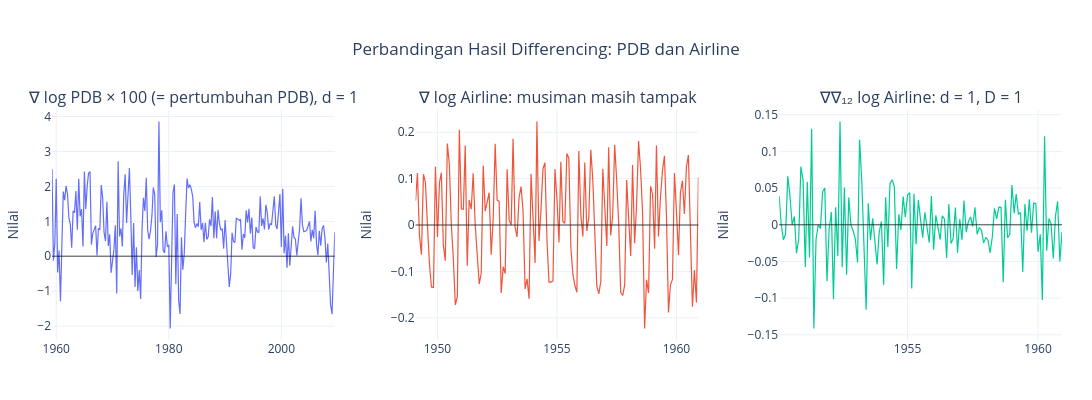

Here is the notebook cell this chart was saved with:
### Code cell
import plotly.graph_objects as go
from plotly.subplots import make_subplots

# Differencing
z_air = ly.diff().diff(12).dropna()

# Data yang divisualisasikan
data_plot = {
    '∇ log PDB × 100 (= pertumbuhan PDB), d = 1':
        log_gdp.diff().mul(100).dropna(),

    '∇ log Airline: musiman masih tampak':
        ly.diff().dropna(),

    '∇∇₁₂ log Airline: d = 1, D = 1':
        z_air
}

# Membuat subplot
fig = make_subplots(
    rows=1, cols=3,
    subplot_titles=list(data_plot.keys()),
    horizontal_spacing=0.08
)

for i, (nama, y) in enumerate(data_plot.items(), start=1):

    fig.add_trace(
        go.Scatter(
            x=y.index,
            y=y.values,
            mode='lines',
            name=nama,
            line=dict(width=1.2),
            hovertemplate=
                'Periode: %{x}<br>' +
                'Nilai: %{y:.4f}<extra></extra>'
        ),
        row=1, col=i
    )

    # Garis referensi nol
    fig.add_hline(
        y=0,
        line_color='black',
        line_width=0.7,
        row=1, col=i
    )

    fig.update_yaxes(
        title_text='Nilai',
        row=1, col=i
    )

# Layout
fig.update_layout(
    title=dict(
        text='Perbandingan Hasil Differencing: PDB dan Airline',
        x=0.5
    ),
    template='plotly_white',
    height=400,
    width=1400,
    showlegend=False,
    hovermode='x unified',
    margin=dict(t=110, b=60, l=50, r=30)
)

fig.show()

### Figure 1 — Plotly figure (JSON) as saved in the notebook; plotly's stock layout.template omitted (floating-point values rounded to 4 significant figures; data arrays with more than 128 entries replaced by an {"elided": "..."} marker saying what was removed)
{"data": [{"hovertemplate": "Periode: %{x}<br>Nilai: %{y:.4f}<extra></extra>", "line": {"width": 1.2}, "mode": "lines", "name": "∇ log PDB × 100 (= pertumbuhan PDB), d = 1", "type": "scatter", "x": {"elided": "202 str values"}, "xaxis": "x", "y": {"elided": "202 float values"}, "yaxis": "y"}, {"hovertemplate": "Periode: %{x}<br>Nilai: %{y:.4f}<extra></extra>", "line": {"width": 1.2}, "mode": "lines", "name": "∇ log Airline: musiman masih tampak", "type": "scatter", "x": {"elided": "143 str values"}, "xaxis": "x2", "y": {"elided": "143 float values"}, "yaxis": "y2"}, {"hovertemplate": "Periode: %{x}<br>Nilai: %{y:.4f}<extra></extra>", "line": {"width": 1.2}, "mode": "lines", "name": "∇∇₁₂ log Airline: d = 1, D = 1", "type": "scatter", "x": {"elided": "131 str values"}, "xaxis": "x3", "y": {"elided": "131 float values"}, "yaxis": "y3"}], "layout": {"annotations": [{"font": {"size": 16}, "showarrow": false, "text": "∇ log PDB × 100 (= pertumbuhan PDB), d = 1", "x": 0.14, "xanchor": "center", "xref": "paper", "y": 1, "yanchor": "bottom", "yref": "paper"}, {"font": {"size": 16}, "showarrow": false, "text": "∇ log Airline: musiman masih tampak", "x": 0.5, "xanchor": "center", "xref": "paper", "y": 1, "yanchor": "bottom", "yref": "paper"}, {"font": {"size": 16}, "showarrow": false, "text": "∇∇₁₂ log Airline: d = 1, D = 1", "x": 0.86, "xanchor": "center", "xref": "paper", "y": 1, "yanchor": "bottom", "yref": "paper"}], "height": 400, "hovermode": "x unified", "margin": {"b": 60, "l": 50, "r": 30, "t": 110}, "shapes": [{"line": {"color": "black", "width": 0.7}, "type": "line", "x0": 0, "x1": 1, "xref": "x domain", "y0": 0, "y1": 0, "yref": "y"}, {"line": {"color": "black", "width": 0.7}, "type": "line", "x0": 0, "x1": 1, "xref": "x2 domain", "y0": 0, "y1": 0, "yref": "y2"}, {"line": {"color": "black", "width": 0.7}, "type": "line", "x0": 0, "x1": 1, "xref": "x3 domain", "y0": 0, "y1": 0, "yref": "y3"}], "showlegend": false, "title": {"text": "Perbandingan Hasil Differencing: PDB dan Airline", "x": 0.5}, "width": 1400, "xaxis": {"anchor": "y", "domain": [0, 0.28]}, "xaxis2": {"anchor": "y2", "domain": [0.36, 0.64]}, "xaxis3": {"anchor": "y3", "domain": [0.72, 1]}, "yaxis": {"anchor": "x", "domain": [0, 1], "title": {"text": "Nilai"}}, "yaxis2": {"anchor": "x2", "domain": [0, 1], "title": {"text": "Nilai"}}, "yaxis3": {"anchor": "x3", "domain": [0, 1], "title": {"text": "Nilai"}}}}
